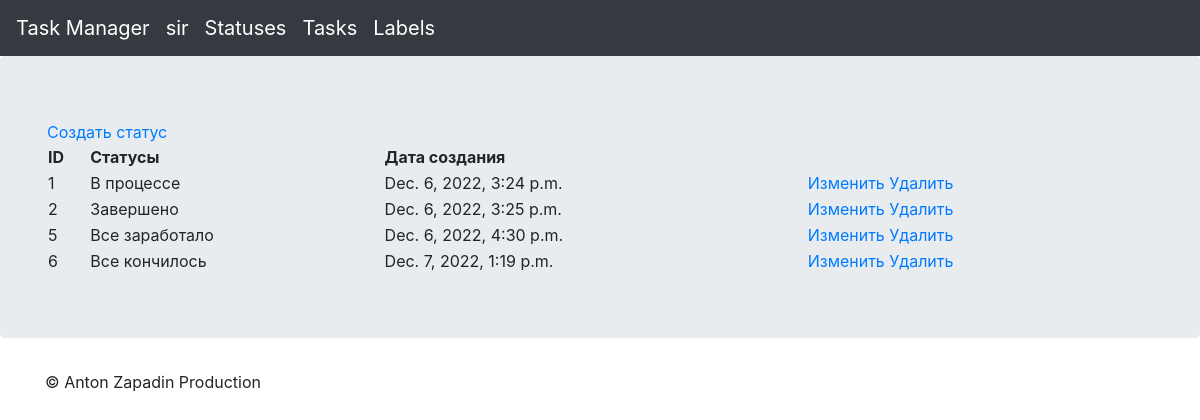
The app's page /statuses (signed in), older data.
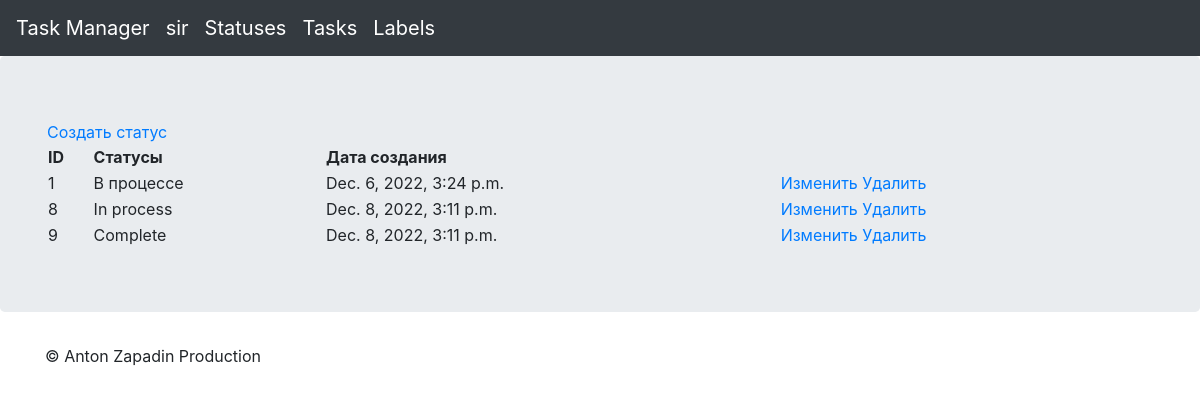
The same page, newer data.
### statuses/models.py (models this page shows, shortened)
class Statuses(models.Model):
    name = models.CharField(
        max_length=200,
        verbose_name=_('name'),
    )
    pub_date = models.DateTimeField(
        auto_now_add=True,
        verbose_name=_('creation date'),
    )

### statuses/views.py (the view)
# urls.py: path('', views.StatusesView.as_view(), name='statuses'),
class StatusesView(LoginRequiredMixin, View):
    login_url = 'login'
    def get(self, request, *args, **kwargs):
        statuses_list = Statuses.objects.all()
        context = {'statuses_list': statuses_list}
        return render(request, 'statuses/statuses_list.html', context=context)

### templates/statuses/statuses_list.html (shortened to what this page needs)
{% extends 'task_manager/base.html' %}
{% load i18n %}
{% block content %}
<div class="jumbotron">
  <div class="container">
    <table style = "width: 100%;">
      <a href=" {% url 'statuses:statuses_create' %}">Создать статус</a>
      <tr>
        <th>ID</th>
        <th>{% trans "Статусы" %}</th>
        <th>{% trans "Дата создания" %}</th>
      </tr>
      {% for statuses in statuses_list %}
      <tr>
        <td>{{ statuses.id }}</td>
        <td>{{ statuses.name }}</td>
        <td>{{ statuses.pub_date }}</td>
        <td>
          <a href=" {% url 'statuses:statuses_update' statuses.id %}">Изменить</a>
          <a href=" {% url 'statuses:statuses_delete' statuses.id %}">Удалить</a>
        </td>
      </tr>
      {% endfor %}
    </table>
  </div>
</div>
{% endblock %}

Row changes from the older to the newer data that the page shows:
removed Statuses: id "2", name "Завершено", pub_date "Dec. 6, 2022, 3:25 p.m."
removed Statuses: id "5", name "Все заработало", pub_date "Dec. 6, 2022, 4:30 p.m."
removed Statuses: id "6", name "Все кончилось", pub_date "Dec. 7, 2022, 1:19 p.m."
added Statuses: id "8", name "In process", pub_date "Dec. 8, 2022, 3:11 p.m."
added Statuses: id "9", name "Complete", pub_date "Dec. 8, 2022, 3:11 p.m."
